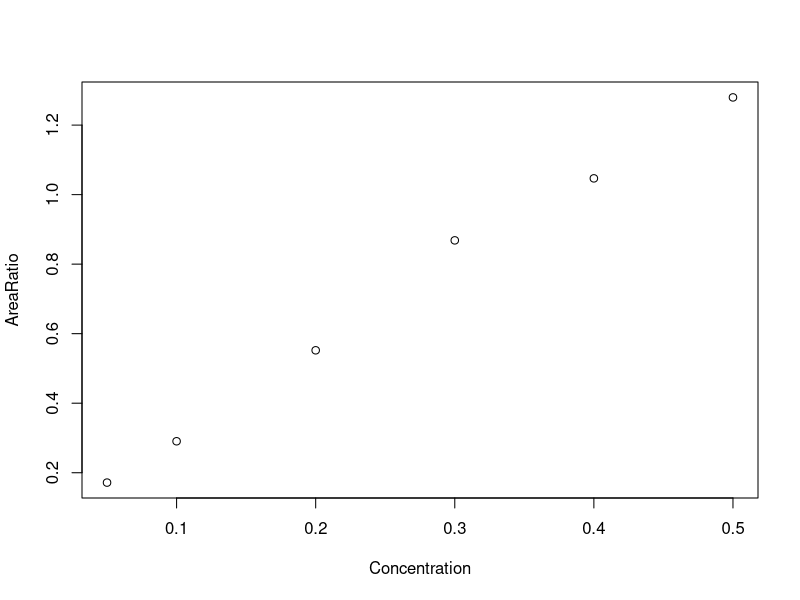
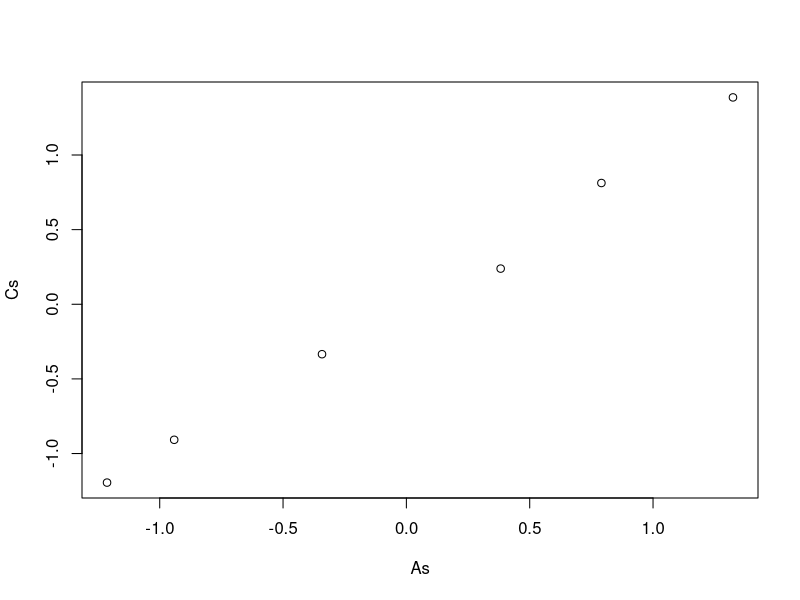
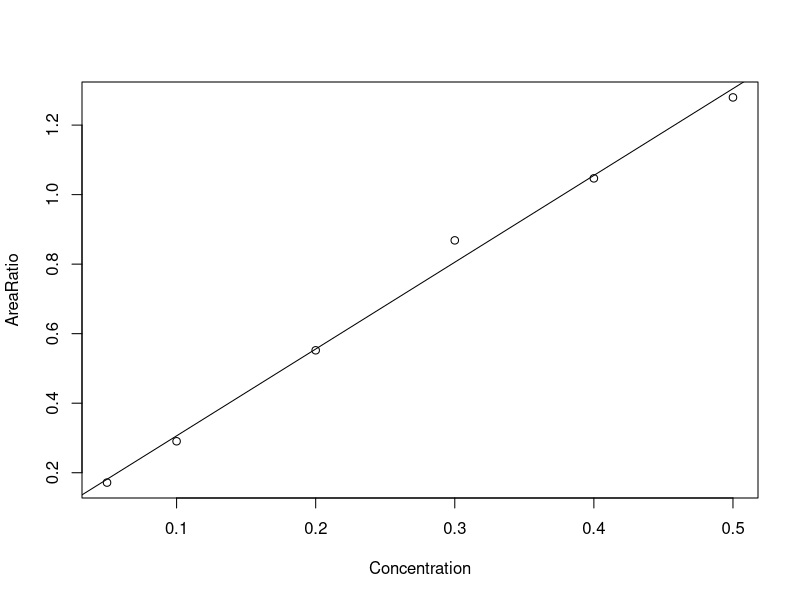
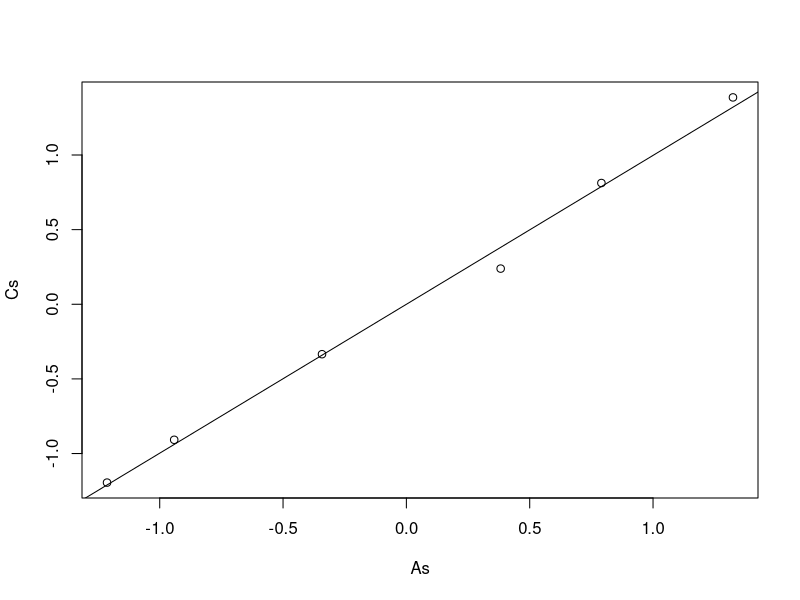
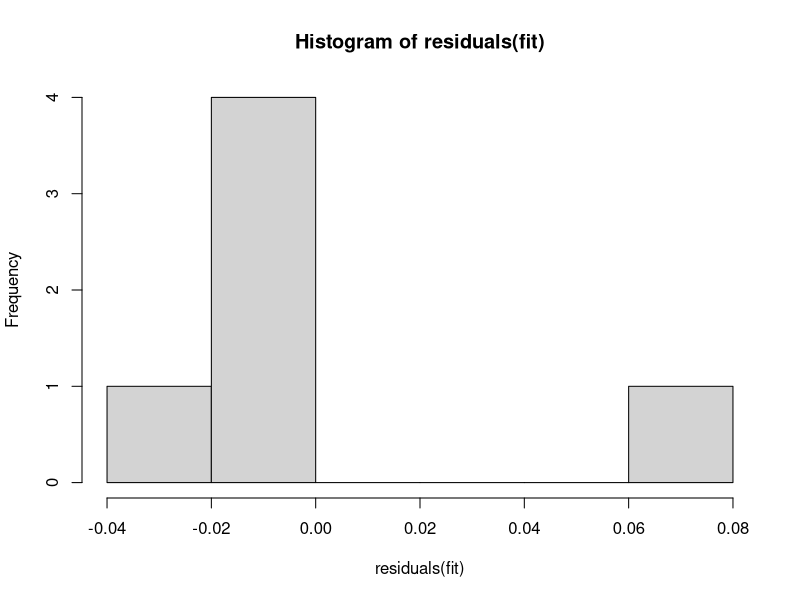
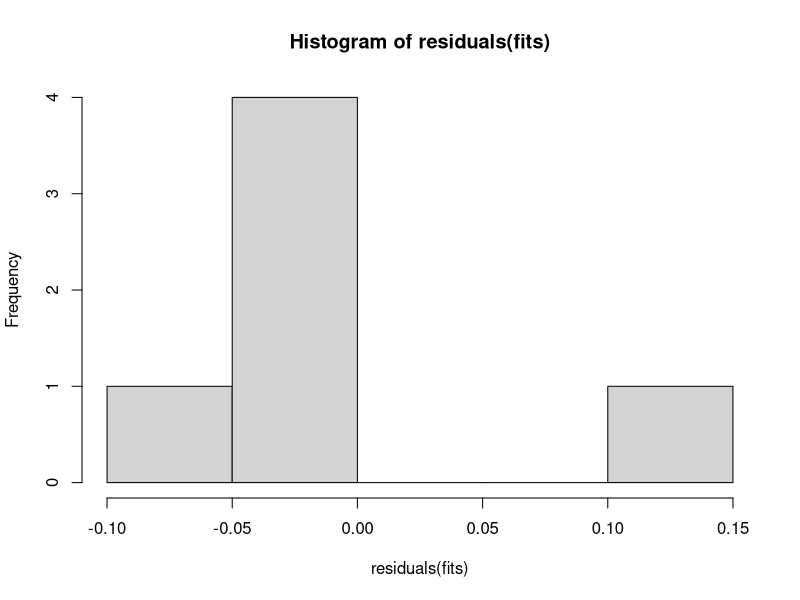
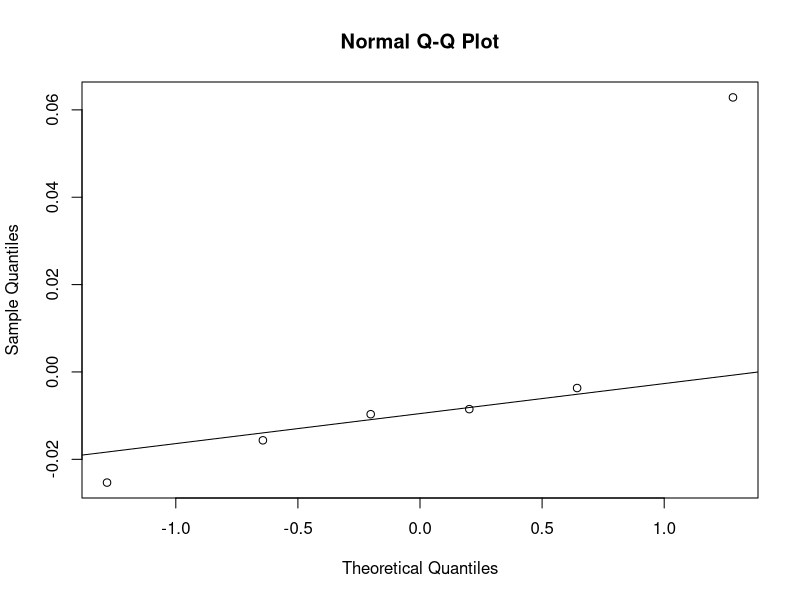
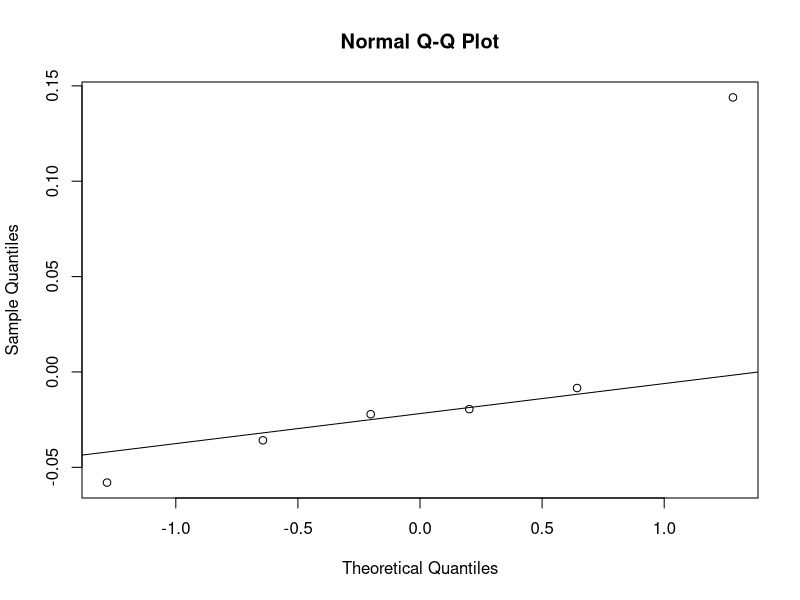

Generate these figures, in order, with R:
# Data: GC-Ethanol from Daniel Azevedo
AreaRatio     <- c(0.1716393,0.2905149,0.5521852,0.8684159,1.046752,1.279638)
Concentration <- c(0.05,0.1,0.2,0.3,0.4,0.5)

# Scatter plot:
plot(Concentration, AreaRatio)

# Scale data and re-plot:
As <- (AreaRatio - mean(AreaRatio))/sd(AreaRatio)
Cs <- (Concentration - mean(Concentration))/sd(Concentration)
plot(As,Cs)

# Best fit line:
fit  <- lm(AreaRatio ~ Concentration)
fits <- lm(As ~ Cs)

summary(fit)
summary(fits)

# Plot the line on the scatter plot:
plot(Concentration, AreaRatio)
abline(fit)

plot(As,Cs)
abline(fits)

# Residuals (sigma)
hist(residuals(fit))
hist(residuals(fits))

qqnorm(residuals(fit))
qqline(residuals(fit))

qqnorm(residuals(fits))
qqline(residuals(fits))
